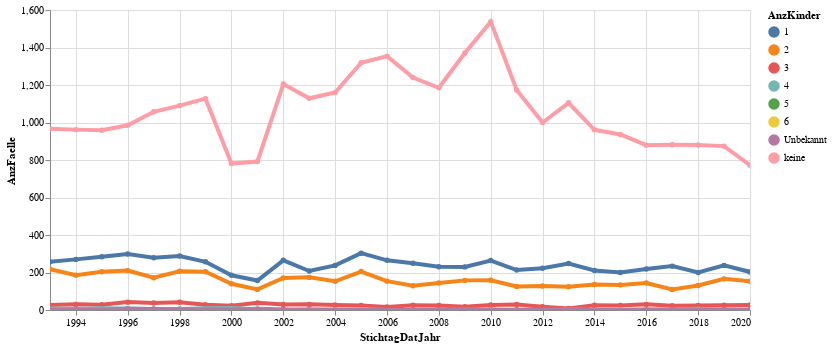

This figure's notebook cell:
### Code cell
# df_statzonen = df_statzonen[(df_statzonen.knr>0) & (df_statzonen.qname!="Hirslanden")]
#mySelection[[mySelection.NationFHistLang =='Schweiz']]


highlight = alt.selection(type='single', on='mouseover',
                          fields=['AnzKinder'], nearest=True)
#x='date:StichtagDatJahr',
base = alt.Chart(data2betested).encode(
    x='StichtagDatJahr',
    y='AnzFaelle',
    color='AnzKinder'
)

points = base.mark_circle().encode(
    opacity=alt.value(2)
).add_selection(
    highlight
).properties(
    width=700 , height=300
)
lines = base.mark_line().encode(
    size=alt.condition(~highlight, alt.value(1.5), alt.value(4))
).interactive()

points + lines

### Figure 1 — Vega-Lite specification as saved in the notebook (floating-point values rounded to 4 significant figures; data arrays with more than 128 entries replaced by an {"elided": "..."} marker saying what was removed)
{"config": {"view": {"continuousWidth": 400, "continuousHeight": 300}}, "layer": [{"mark": "circle", "encoding": {"color": {"type": "nominal", "field": "AnzKinder"}, "opacity": {"value": 2}, "x": {"type": "temporal", "field": "StichtagDatJahr"}, "y": {"type": "quantitative", "field": "AnzFaelle"}}, "height": 300, "selection": {"selector001": {"type": "single", "on": "mouseover", "fields": ["AnzKinder"], "nearest": true}}, "width": 700}, {"mark": "line", "encoding": {"color": {"type": "nominal", "field": "AnzKinder"}, "size": {"condition": {"value": 1.5, "selection": {"not": "selector001"}}, "value": 4}, "x": {"type": "temporal", "field": "StichtagDatJahr"}, "y": {"type": "quantitative", "field": "AnzFaelle"}}, "selection": {"selector002": {"type": "interval", "bind": "scales", "encodings": ["x", "y"]}}}], "data": {"name": "data-04d156355bcc401034426776de358509"}, "$schema": "https://vega.github.io/schema/vega-lite/v4.8.1.json", "datasets": {"data-04d156355bcc401034426776de358509": {"elided": "224 records"}}}
